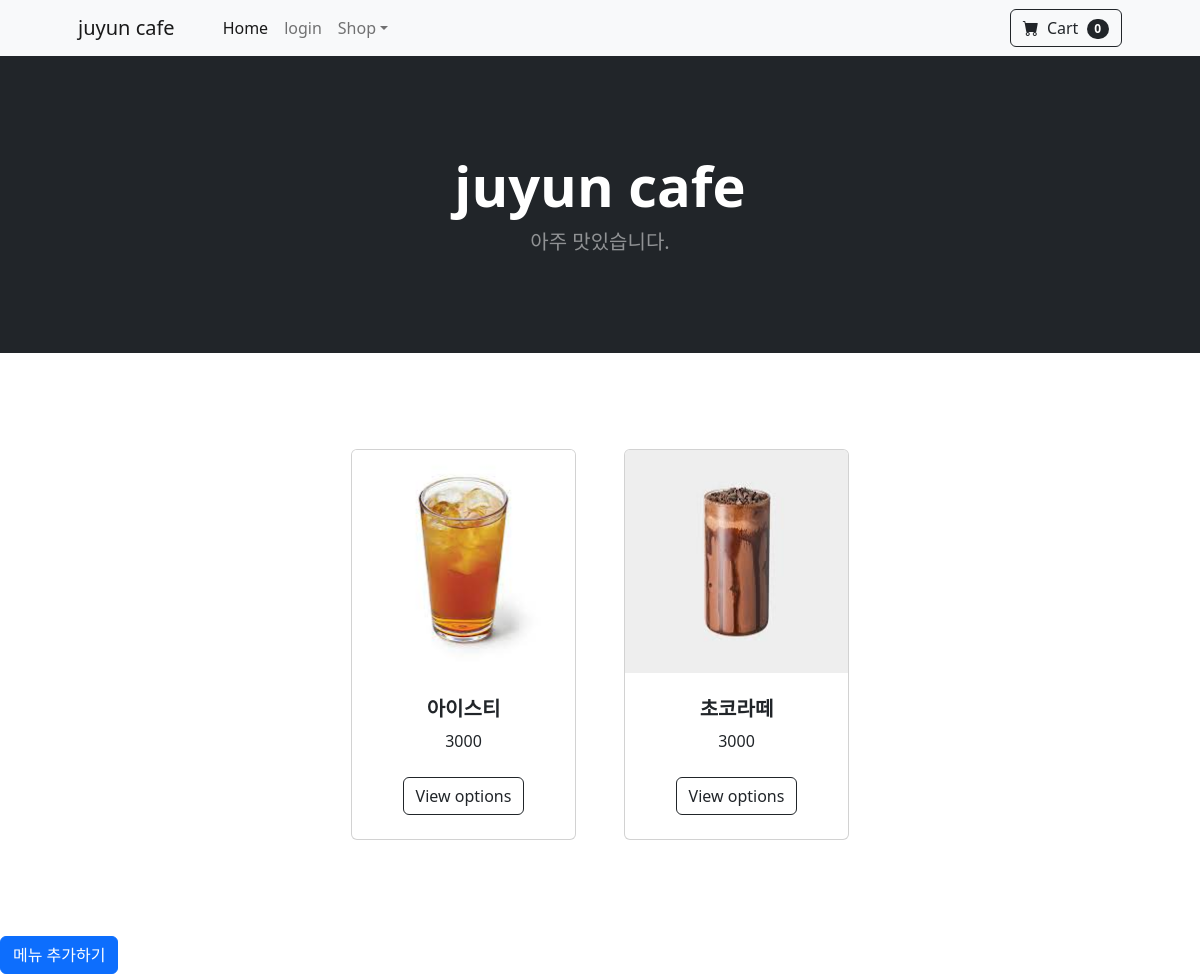
Page /question/list/ on the earlier database version.
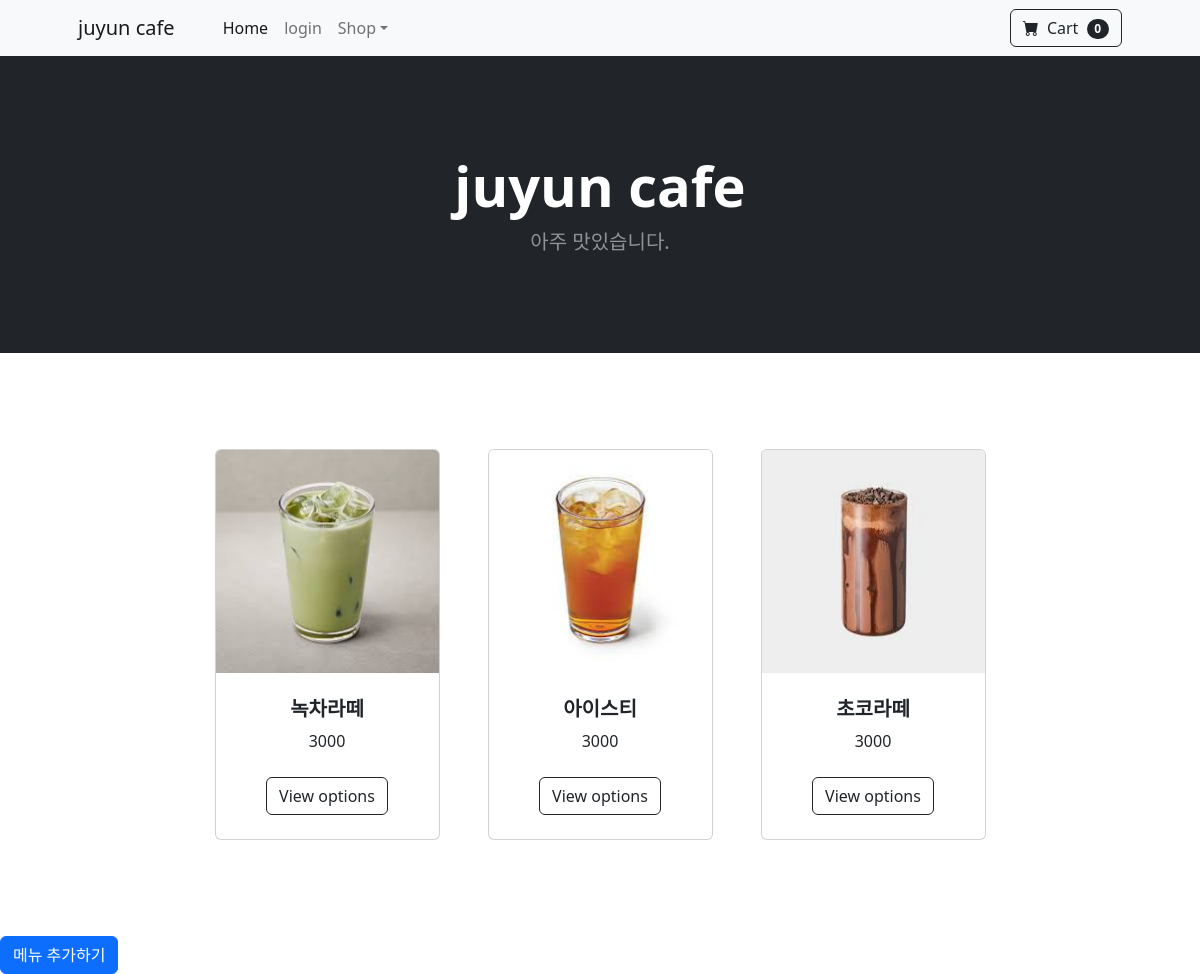
Same page on the later database version.
### pybo/models.py (models this page shows)
class Question(db.Model):
    id = db.Column(db.Integer, primary_key=True)
    subject = db.Column(db.String(200), nullable=False)
    content = db.Column(db.String(200), nullable=False)
    price = db.Column(db.String(200), nullable=False)
    create_date = db.Column(db.DateTime(), nullable=False)

### pybo/views/question_views.py (the view)
@bp.route('/list/')
def _list():
    question_list = Question.query.order_by(Question.create_date.desc())
    return render_template('question/question_list.html', question_list=question_list)

### pybo/templates/question/question_list.html (shortened to what this page needs)
<!DOCTYPE html>
<html lang="en">
    <head>
        <link href="https://cdn.jsdelivr.net/npm/bootstrap-icons@1.5.0/font/bootstrap-icons.css" rel="stylesheet" />
        <link href="/static/css/styles.css" rel="stylesheet" />
    </head>
    <body>
 <nav class="navbar navbar-expand-lg navbar-light bg-light">
    <div class="container px-4 px-lg-5">
        <a class="navbar-brand" href="#!">juyun cafe</a>
        <div class="collapse navbar-collapse" id="navbarSupportedContent">
            <ul class="navbar-nav me-auto mb-2 mb-lg-0 ms-lg-4">
                <li class="nav-item"><a class="nav-link active" aria-current="page" href="#!">Home</a></li>
                <li class="nav-item"><a class="nav-link" href="#!">login</a></li>
                <li class="nav-item dropdown">
                    <a class="nav-link dropdown-toggle" id="navbarDropdown" href="#" role="button" data-bs-toggle="dropdown" aria-expanded="false">Shop</a>
                </li>
            </ul>
            <form class="d-flex">
                <button class="btn btn-outline-dark" type="submit">
                    <i class="bi-cart-fill me-1"></i>
                    Cart
                    <span class="badge bg-dark text-white ms-1 rounded-pill">0</span>
                </button>
            </form>
        </div>
    </div>
</nav>
<header class="bg-dark py-5">
    <div class="container px-4 px-lg-5 my-5">
        <div class="text-center text-white">
            <h1 class="display-4 fw-bolder">juyun cafe</h1>
            <p class="lead fw-normal text-white-50 mb-0">아주 맛있습니다.</p>
        </div>
    </div>
</header>
<section class="py-5">
    <div class="container px-4 px-lg-5 mt-5">
        <div class="row gx-4 gx-lg-5 row-cols-2 row-cols-md-3 row-cols-xl-4 justify-content-center">
{% if question_list %}
    {% for question in question_list %}
    <div class="col mb-5">
        <div class="card h-100">
            <img class="card-img-top" src="/static/image/{{question.subject}}" alt="..." />
            <div class="card-body p-4">
                <div class="text-center">
                    <h5 class="fw-bolder">{{ question.content }}</h5>
                    {{ question.price }}
                </div>
            </div>
            <div class="card-footer p-4 pt-0 border-top-0 bg-transparent">
                <div class="text-center"><a class="btn btn-outline-dark mt-auto" href="{{ url_for('question.detail', question_id=question.id) }}">View options</a></div>
            </div>
        </div>
    </div>
    {% endfor %}
{% else %}
    <p>질문이 없습니다.</p>
{% endif %}
</div>
</div>
</section>
<a href="{{ url_for('question.create') }}" class="btn btn-primary">메뉴 추가하기</a>
</body>
</html>

Differences in the rows shown:
added Question: subject (picture), content "녹차라떼", price "3000"
